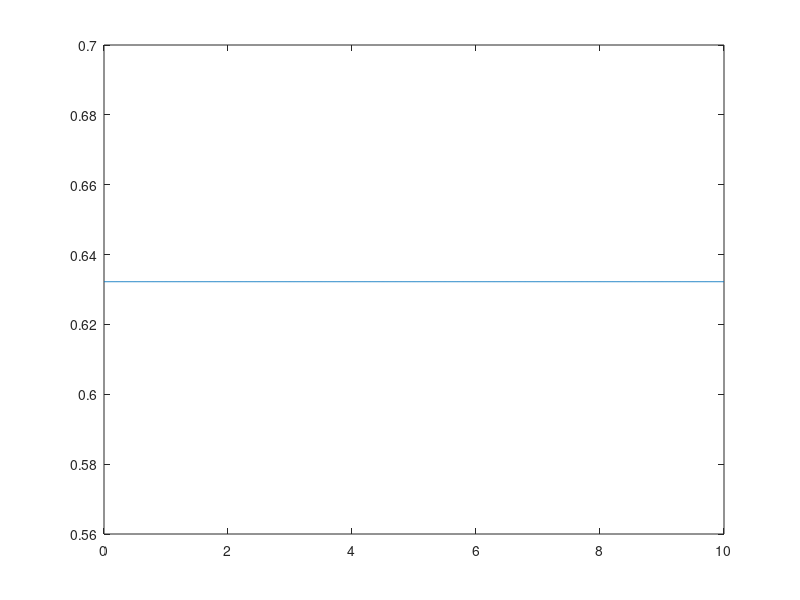

MATLAB code for this plot:
%% Question 2)
clear all

V_steady = 0.1; % Initial velocity (m/s)
mu_steady = 0.6; % Initial frictional constant
a = 0.005;
b = 0.007;
Dc = 1 / 100; % Characteristic slip distance (m)
sigma = 100 * 10^6; % Normal stress (Pascals)
Fs_steady = mu_steady * sigma; % Initially, spring and friction are balanced, so initial friction force is equal to initial spring force
m_over_A=1*10^7; % kg/m^3
K_over_A = 1*10^9; % Pa/m
x_steady = 0; % Initial position of slider

psi_steady = Dc / V_steady; % Slip-rate

time_step = 0.01; % Time step in seconds
times = 0:time_step:10; % Times (seconds)

psi = zeros(1,length(times));
V = zeros(1,length(times));
Fs =  zeros(1,length(times));
x = zeros(1,length(times));
mu = zeros(1,length(times));
dpsi_dt = zeros(1,length(times));
V_load = 10*V_steady;

for t=1:length(times)
    if t == 1
        V(t) = V_steady; % at t=0, velocity suddenly jumps up to 10*V_steady

        psi(t) = V_steady / Dc; % Initially, the slider isn't moving
        
        dpsi_dt(t) = 1 - (V(t) * psi_steady / Dc);
        
        mu(t) = mu_steady + (a * log(V(t)/V_steady)) + (b*log(V_steady*psi(t) / Dc)); % Mu is calculated at this step
         
        x(t) = x_steady; % Even though Vload has gone up, at time = 0 it hasn't actually moved anything yet

        Fs(t) = Fs_steady; % The spring is unstretched after 0 time
    else
        psi(t) = psi(t-1) + dpsi_dt(t)*time_step; % Our new psi is calculated using the dpsi_dt we calculated in the last step
        x(t) = x_steady + (V_load*time_step) - (V(t-1)*time_step); % V_load stretches the string, but as the slider moves it will also change the stretch
        Fs(t) = K_over_A*x(t); % The spring has been stretched by some amount
        frictional_force = mu(t-1) * sigma; % Our current frictional force is estimated from the previous time stamp's coefficient of friction

        % If our spring force is stronger than the friction, our slider
        % will accelerate
        if Fs(t) > frictional_force
            V(t) = V(t-1) +((time_step/m_over_A)*(Fs(t) - frictional_force)); % Our new velocity is calculated from the difference in force
        else
            V(t) = V(t-1); % If not, the velocity just remains constant
        end
 
        mu(t) = mu_steady + (a * log(V(t)/V_steady)) + (b*log(V_steady*psi(t) / Dc)); % Now that the slider's velocity 
        % is changing, so should its coefficient of friction

    end
end

figure(1), clf
plot(times,mu)


